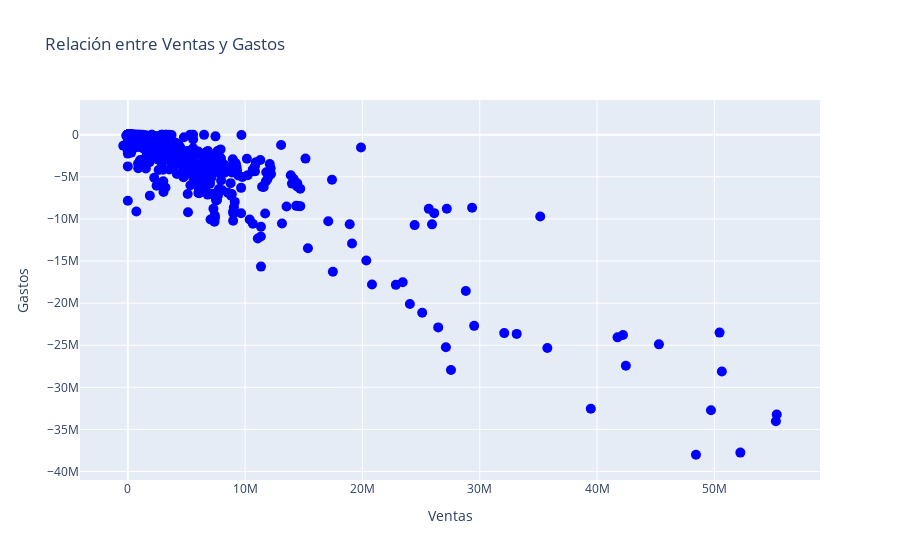

Notebook code for this chart:
### Markdown cell above
### Graficos interactivos:
[Libreria Plotly](https://plotly.com/python/)

### Code cell
# Se puede usar 'import plotly.graph_objects as go' como 'import plotly.express as px',
# Lo que difiere es la personalización que quieras darle al grafico.

import plotly.graph_objects as go

# Crear el gráfico de dispersión
fig = go.Figure(data=go.Scatter( #Creamos un objeto scatter // nueva figura 
    x=df_cluster['VTA'],  
    y=df_cluster['GTO'],  
    mode='markers', # Cada punto se coloca como marcador
    text=df_cluster.index,  # Para cada punto se toma de indice del dataframe
    marker=dict( #Configuracion de tamano y color de los marcadores
        size=10,
        color='blue'
    )
))

# Configurar el diseño del gráfico
fig.update_layout(
    title='Relación entre Ventas y Gastos',
    xaxis_title='Ventas',
    yaxis_title='Gastos',
    hovermode='closest'
)

# Mostrar el gráfico
fig.show()

### Figure 1 — Plotly figure (JSON) as saved in the notebook; plotly's stock layout.template omitted (floating-point values rounded to 4 significant figures; data arrays with more than 128 entries replaced by an {"elided": "..."} marker saying what was removed)
{"data": [{"marker": {"color": "blue", "size": 10}, "mode": "markers", "text": {"elided": "2074 str values"}, "type": "scatter", "x": {"elided": "2074 float values"}, "y": {"elided": "2074 float values"}}], "layout": {"hovermode": "closest", "title": {"text": "Relación entre Ventas y Gastos"}, "xaxis": {"title": {"text": "Ventas"}}, "yaxis": {"title": {"text": "Gastos"}}}}
